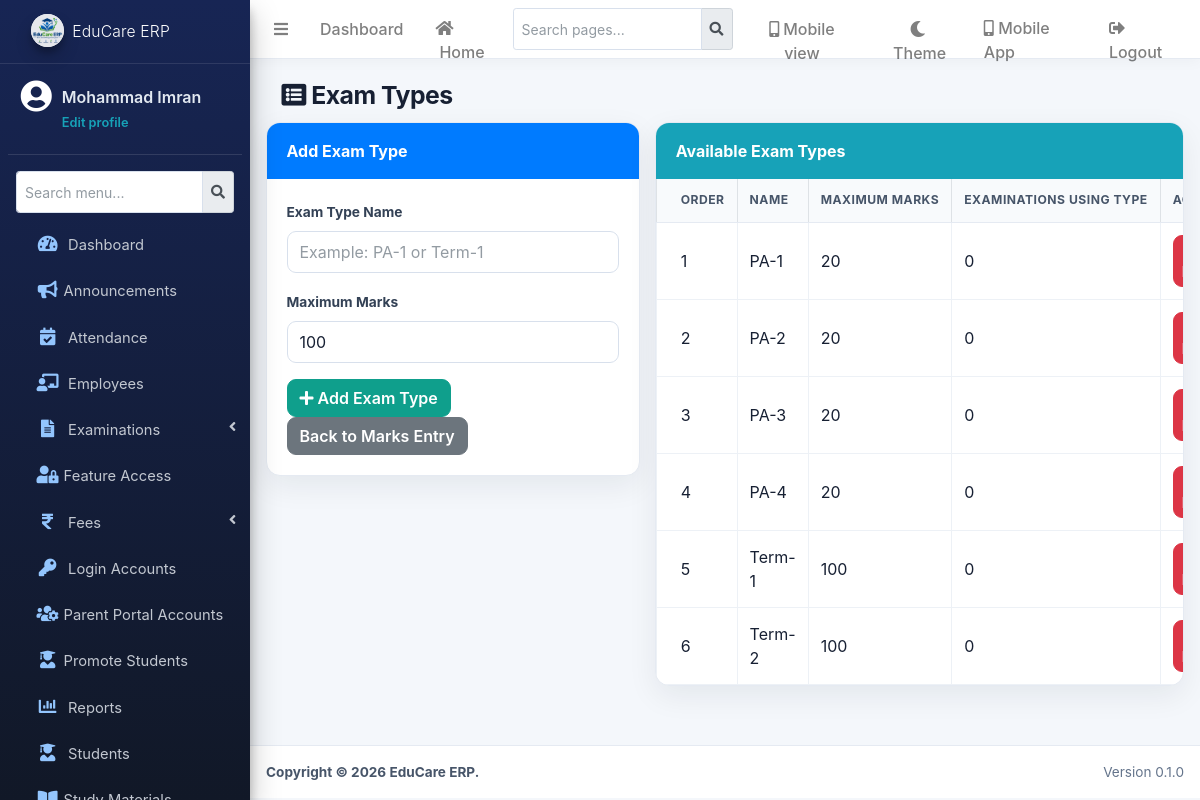
Screenshot of /modules/exams/types.php (signed in) with the database file from the repository.
### tables this page shows
CREATE TABLE `exam_types` (
  `id` int(11) NOT NULL,
  `exam_type_name` varchar(100) NOT NULL,
  `max_marks` int(11) DEFAULT 100,
  `status` tinyint(1) DEFAULT 1,
  `created_at` timestamp NOT NULL DEFAULT current_timestamp()
);

### modules/exams/types.php (the view, shortened to what this page needs)
<?php
require_once '../../config/database.php';
$conn->set_charset('utf8mb4');
function exam_type_e($value)
{
    return htmlspecialchars((string)$value, ENT_QUOTES, 'UTF-8');
}
$types = array();
$result = $conn->query('SELECT et.id, et.exam_type_name, et.max_marks, et.status, COUNT(e.id) AS exam_count FROM exam_types et LEFT JOIN exams e ON e.exam_type_id=et.id GROUP BY et.id, et.exam_type_name, et.max_marks, et.status ORDER BY et.id');
if ($result) {
    while ($row = $result->fetch_assoc()) {
        $types[] = $row;
    }
}
?>
<?php include '../../includes/header.php'; ?>
<?php include '../../includes/navbar.php'; ?>
<?php include '../../includes/sidebar.php'; ?>
<div class="content-wrapper">
    <section class="content-header"><div class="container-fluid"><h1><i class="fas fa-list-alt"></i> Exam Types</h1></div></section>
    <section class="content"><div class="container-fluid">
        <div class="row">
            <div class="col-md-5">
                <div class="card">
                    <div class="card-header bg-primary text-white">Add Exam Type</div>
                    <div class="card-body">
                        <form method="post">
                            <div class="form-group"><label for="type_name">Exam Type Name</label><input id="type_name" name="type_name" class="form-control" placeholder="Example: PA-1 or Term-1" maxlength="100" required></div>
                            <div class="form-group"><label for="max_marks">Maximum Marks</label><input id="max_marks" name="max_marks" type="number" min="1" max="1000" class="form-control" value="100" required></div>
                            <button class="btn btn-success" type="submit"><i class="fas fa-plus"></i> Add Exam Type</button>
                            <a class="btn btn-secondary" href="index.php">Back to Marks Entry</a>
                        </form>
                    </div>
                </div>
            </div>
            <div class="col-md-7">
                <div class="card"><div class="card-header bg-info text-white">Available Exam Types</div><div class="card-body p-0"><div class="table-responsive"><table class="table table-bordered mb-0"><thead><tr><th>Order</th><th>Name</th><th>Maximum Marks</th><th>Examinations Using Type</th><th>Action</th></tr></thead><tbody>
                <?php foreach ($types as $type): ?><tr><td><?= (int)$type['id']; ?></td><td><?= exam_type_e($type['exam_type_name']); ?></td><td><?= (int)$type['max_marks']; ?></td><td><?= (int)$type['exam_count']; ?></td><td><?php if ((int)$type['exam_count'] === 0): ?><form method="post" onsubmit="return confirm('Permanently delete this exam type?');"><input type="hidden" name="action" value="delete"><input type="hidden" name="type_id" value="<?= (int)$type['id']; ?>"><button class="btn btn-sm btn-danger" type="submit"><i class="fas fa-trash"></i> Delete</button></form><?php else: ?><button class="btn btn-sm btn-secondary" disabled title="This type is used by an examination">In Use</button><?php endif; ?></td></tr><?php endforeach; ?>
                </tbody></table></div></div></div>
            </div>
        </div>
    </div></section>
</div>
<?php include '../../includes/footer.php'; ?>

### rows the page displays
exam_types: id "1", exam_type_name "PA-1", max_marks "20", exam_count "0"
exam_types: id "2", exam_type_name "PA-2", max_marks "20", exam_count "0"
exam_types: id "3", exam_type_name "PA-3", max_marks "20", exam_count "0"
exam_types: id "4", exam_type_name "PA-4", max_marks "20", exam_count "0"
exam_types: id "5", exam_type_name "Term-1", max_marks "100", exam_count "0"
exam_types: id "6", exam_type_name "Term-2", max_marks "100", exam_count "0"

### other values shown
school_e(school_setting('app_name', APP_NAME)) "EduCare ERP"
$_SESSION['full_name'] "Mohammad Imran"
